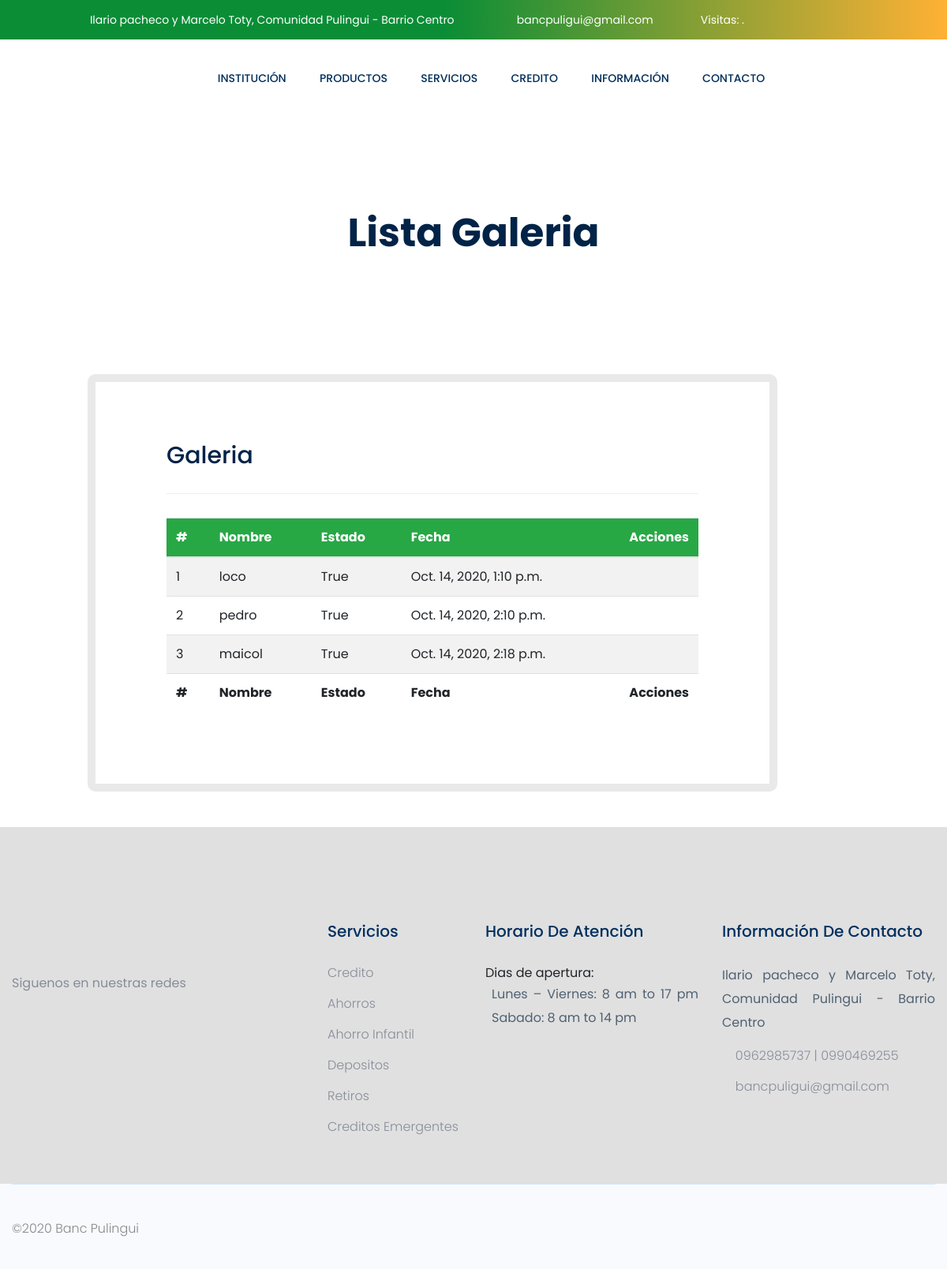
The app's page /listar-galeria/ (signed in) with its own data.
### app/models.py (models this page shows, shortened)
class Galeria(models.Model):
	name = models.CharField('Nombre',max_length=200)
	description = models.CharField('Descripcion', max_length=200, null=True,blank=True)
	image = models.ImageField('Imagen',null=True, blank=True, upload_to='galeria', default='placeholder.png')
	date = models.DateTimeField(auto_now_add=True)
	active = models.BooleanField('Activar',default=False)

### app/views.py (the view)
@login_required(login_url='galeria')
def listarGaleria(request):
    listpost =  Galeria.objects.all()
    context = {'listpost':listpost }
    return render (request, 'galeria/listgalery.html',context)

### templates/galeria/listgalery.html (shortened to what this page needs)
{% extends 'index.html' %} {% load static %}  {% block container %}
<div class="slider-area">
  <div
    class="single-slider slider-height2 d-flex align-items-center"
    data-background="{% static 'assets/img/hero/serv.jpg' %}"
  >
    <div class="container">
      <div class="row">
        <div class="col-xl-12">
          <div class="hero-cap text-center">
            <h2 style="color: rgb(0, 35, 71);">Lista Galeria</h2>
          </div>
        </div>
      </div>
    </div>
  </div>
</div>
<section class="about_area section_gap">
  <div class="container">
    <div class="row h_blog_item" style="justify-content: center;">
      <div class="col-lg-8">
        <div class="h_blog_text">
          <div class="h_blog_text_inner left right">
            <h4>Galeria</h4>
            <hr />
            <div class="main-container">
                <div class="table-responsive">
                    <table id="add-row" class="display table table-striped table-hover">
                        <thead class="bg-success" style="color: white;">
                            <tr>
                                <th>#</th>
                                <th>Nombre</th>
                                <th>Estado</th>
                                <th>Fecha</th>
                                <th style="width: 10%">Acciones</th>
                            </tr>
                        </thead>
                        <tfoot>
                            <tr>
                                <th>#</th>
                                <th>Nombre</th>
                                <th>Estado</th>
                                <th>Fecha</th>
                                <th>Acciones</th>
                            </tr>
                        </tfoot>
                        <tbody>
                            {% for dato in listpost %}
                            <tr>
                                <td>{{dato.id}}</td>
                                <td>{{dato.name}}</td>
                                <td>{{dato.active}}</td>
                                <td>{{dato.date}}</td>
                                <td>
                                    <div class="form-button-action">
                                        <a href="{%  url 'editar-galeria' dato.id %}" data-original-title="Editar Noticia">
                                            <i class="fa fa-edit" style="color: rgb(5, 37, 105);"></i>
                                    </a>
                                        <a href="{%  url 'eliminar-galeria' dato.id %}" data-original-title="Editar Noticia">
                                            <i class="fa fa-times" style="color: rgb(143, 5, 5);"></i>
                                        </a>
                                    </div>
                                </td>
                            </tr>
                            {% endfor %}
                        </tbody>
                    </table>
                </div>
            </div>
          </div>
        </div>
      </div>
    </div>
  </div>
</section>
{% endblock container %}

### templates/galeria/listgalery.html (style rules this page uses)
.section_gap { padding: 25px 0; }
.h_blog_item .h_blog_text { padding-top: 0px; padding-bottom: 20px; }
.h_blog_item .h_blog_text .h_blog_text_inner { background: #fff; padding: 75px 90px; border-radius: 10px; }
.h_blog_item .h_blog_text .h_blog_text_inner.left { position: relative; z-index: 2; }
.h_blog_item .h_blog_text .h_blog_text_inner.right { margin-left: -104px; position: relative; z-index: 1; border: 10px solid #e9e9e9; }
.h_blog_item .h_blog_text .h_blog_text_inner h4 { color: #002347; font-size: 30px; margin-bottom: 15px; }

### records on screen
Galeria: id "1", name "loco", active "True", date "Oct. 14, 2020, 1:10 p.m."
Galeria: id "2", name "pedro", active "True", date "Oct. 14, 2020, 2:10 p.m."
Galeria: id "3", name "maicol", active "True", date "Oct. 14, 2020, 2:18 p.m."
